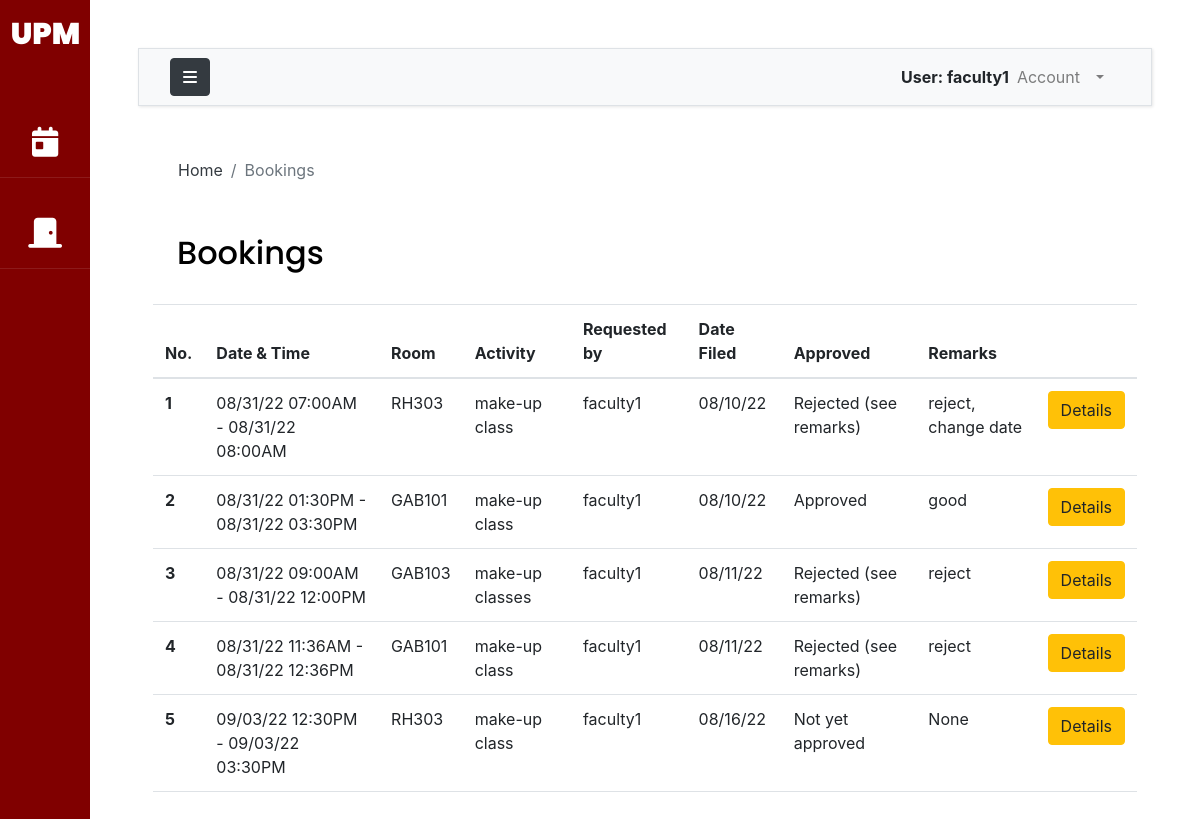
/booking/ (signed in), run on an earlier commit of the app's database.
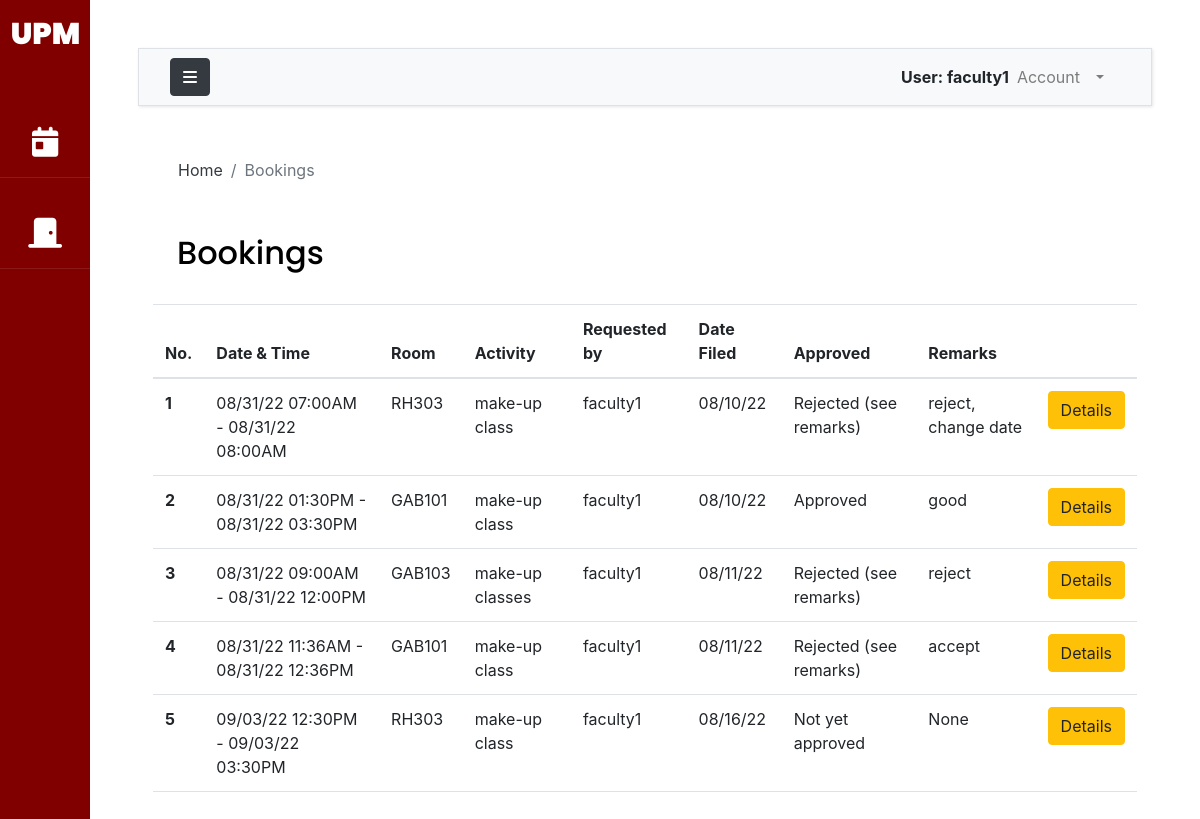
And on a later commit of the database.
### bookingapp/models.py (models this page shows, shortened)
class Booking(models.Model):
    room = models.ForeignKey(Room,on_delete=models.CASCADE,null=True)
    faculty =  models.ForeignKey(Faculty,on_delete=models.CASCADE,null=True,blank = True)
    approver =  models.ForeignKey(ADPD,on_delete=models.CASCADE,null=True,blank=True)
    booker = models.ForeignKey(AuthUser,on_delete=models.CASCADE,null=True,blank=True)
    dept_or_office = models.CharField(max_length=300,null=True,blank=True)
    organization = models.CharField(max_length=300,null=True,blank=True)
    subject = models.CharField(max_length=300, null=True,blank=True)
    activity = models.CharField(max_length=300,null=True)
    isApproved = models.BooleanField(null=True, blank = True)
    isEdited = models.BooleanField(null=True, blank = True)
    date_approved = models.DateField(null=True,blank=True)
    date_created = models.DateTimeField(auto_now_add=True,blank=True)
    start_time = models.DateTimeField(null=True)
    end_time = models.DateTimeField(null=True)
    numofstudents = models.IntegerField(null=True)
    equipment = models.TextField(null=True, blank=True)
    remarks = models.TextField(null=True, blank=True)

### UPM/models.py (models this page shows, shortened)
class Room(models.Model):
    TYPES = (
        (1,"Room"),
        (2,"Theatre"),
    )
    name = models.CharField(max_length=300,null=True, unique=True)
    slug = models.SlugField(null=True)
    room_type =models.PositiveSmallIntegerField(choices=TYPES,null=True)
    college = models.ForeignKey(College,on_delete=models.CASCADE,null=True)
    building = models.ForeignKey(Building, on_delete=models.CASCADE, null=True)
    capacity = models.IntegerField()
    def __str__(self):
        return self.name

### accounts/models.py (models this page shows, shortened)
class AuthUser(AbstractUser):
    FACULTY = 1
    STAFF = 2
    OCS = 3
    ADPD = 4
    AO = 5
    USER_TYPE_CHOICES = (
        (FACULTY, 'Faculty'),
        (STAFF, 'Staff'),
        (OCS, 'OCS'),
        (ADPD, 'ADPD'),
        (AO,'AO')
    )
    first_name = models.CharField(max_length=200)
    last_name = models.CharField(max_length=200)
    email = models.EmailField(unique=True, validators=[
        EmailValidator(allowlist=['up.edu.ph'])
    ])
    college = models.ForeignKey("UPM.College",on_delete=models.CASCADE,null=True,blank=True)
    department = models.ForeignKey("UPM.Department",on_delete=models.CASCADE,null=True,blank=True)
    user_type = models.PositiveSmallIntegerField(choices=USER_TYPE_CHOICES,null=True)
    def __str__(self):
        return self.username

### bookingapp/views.py (the view)
# urls.py: path('', views.viewBookings, name='viewBookings'),
@login_required(login_url='loginPage')
def viewBookings(request):
    if request.user.user_type == 1 or request.user.user_type == 2:
        bookings = Booking.objects.filter(booker=request.user)
    elif request.user.user_type == None:
        bookings = Booking.objects.all()
    else:
        college = request.user.college
        print(college)
        bookings = Booking.objects.filter(room__college=college)
    context={'bookings':bookings}
    return render(request, 'booking/booking.html',context)

### templates/booking/booking.html (shortened to what this page needs)
{% extends 'base.html' %}
{% load static %}
{% load crispy_forms_tags %}
{% block breadcrumb %}
<nav aria-label="breadcrumb">
  <ol class="breadcrumb mt-3 ms-4 bg-body">
    <li class="breadcrumb-item"><a href="{% url 'indexPage' %}" class="text-dark">Home</a></li>
    <li class="breadcrumb-item active" aria-current="page">Bookings</li>
  </ol>
</nav>
{% endblock breadcrumb %}
{% block content %}
<div class = "container-fluid">
    <h2 class="py-4 px-4">Bookings</h2>
    <table class="table">
        <thead>
          <tr>
            <th scope="col">No.</th>
            <th scope="col">Date & Time</th>
            <th scope="col">Room</th>
            <th scope="col">Activity</th>
            <th scope="col">Requested by</th>
            <th scope="col">Date Filed</th>
            <th scope="col">Approved</th>
            <th scope="col">Remarks</th>
            <th scope="col"></th>
          </tr>
        </thead>
        <tbody>
          {% for booking in bookings %}
          <tr>
            <th scope="row">{{forloop.counter}}</th>
            <td>{{booking.start_time|date:"m/d/y h:iA"}} - {{booking.end_time|date:"m/d/y h:iA"}}</td>
            <td>{{booking.room}}</td>
            <td>{{booking.activity}}</td>
            <td>{{booking.booker}}</td>
            <td>{{booking.date_created|date:"m/d/y"}}</td>
            {% if booking.isApproved == True %}
                <td>Approved</td>
            {% elif booking.isApproved == False %}
                <td>Rejected (see remarks)</td>
            {% else %}
                <td>Not yet approved</td>
            {% endif %}
            <td>{{booking.remarks}}</td>
            <td><a class='btn btn-warning ' href="{% url 'bookingDetails' booking.id%}"> Details</a></td>
          </tr>
          {% endfor %}
        </tbody>
      </table>
</div>
{% endblock content %}

What changed in the data, as far as the page shows it:
changed Booking "08/31/22 11:36AM": remarks "reject" → "accept"
